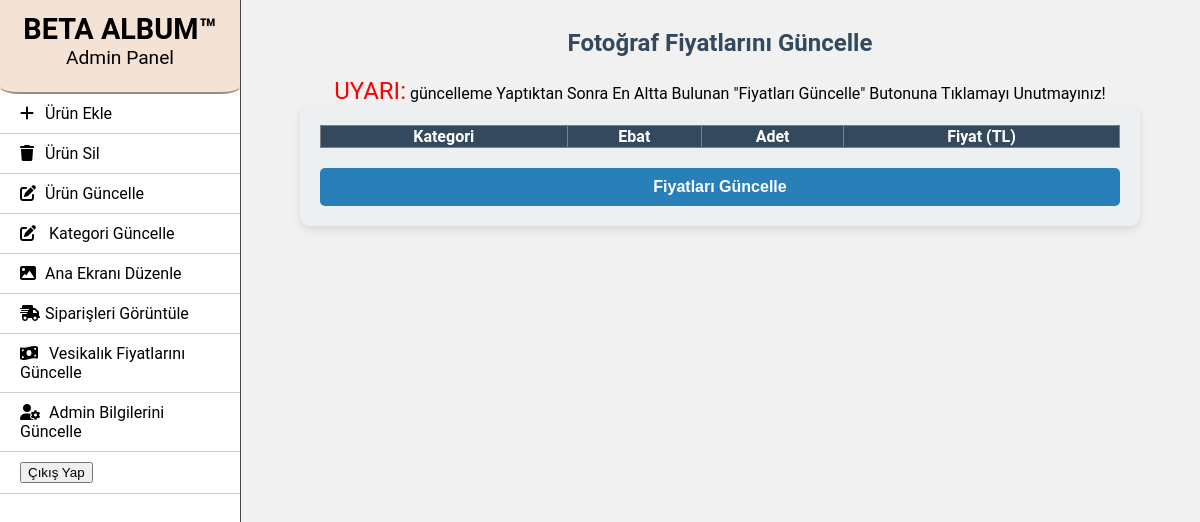
Page /Beta_Album/admin_panel/update_photo_prices.php (signed in) on the earlier database version.
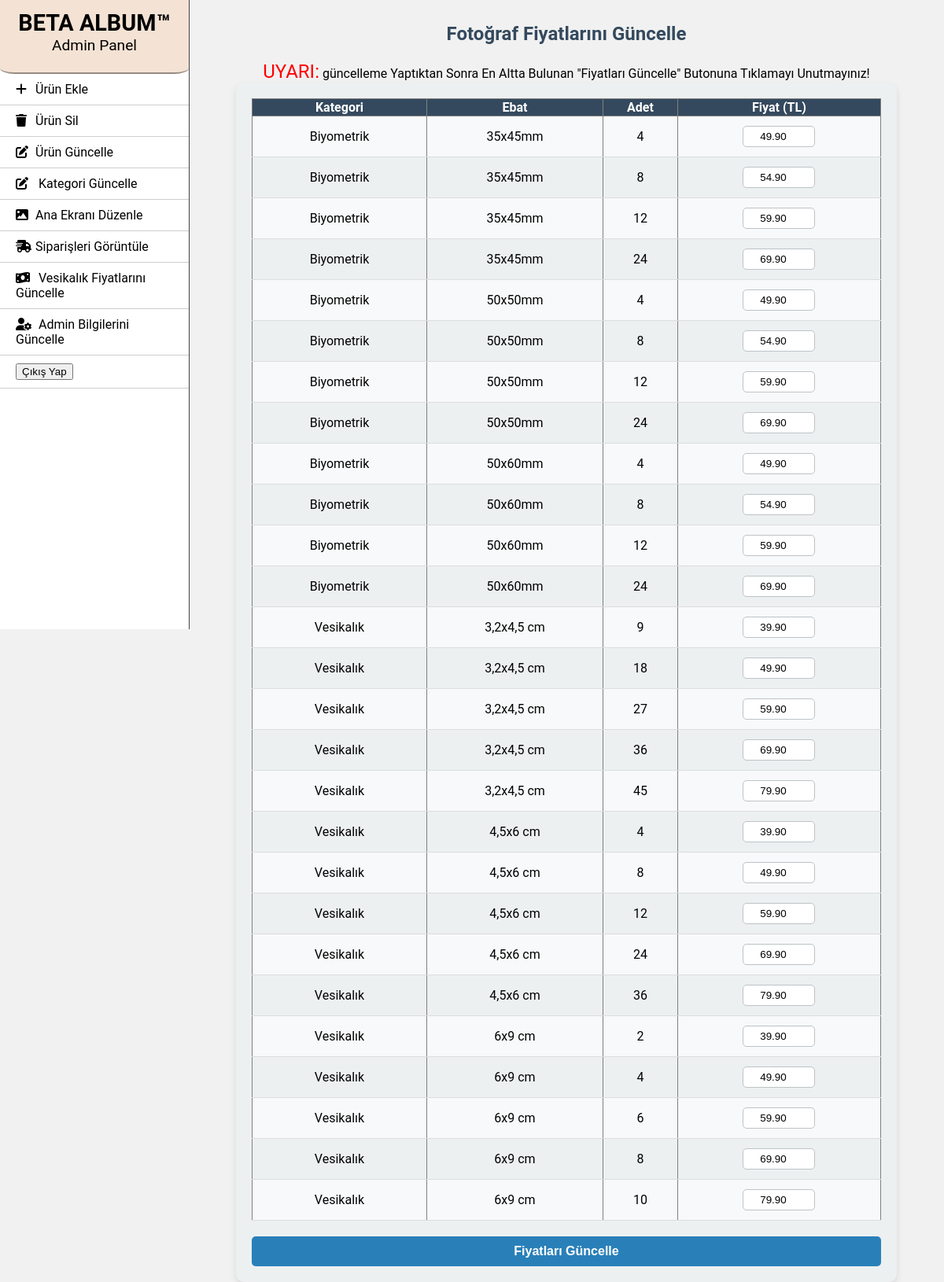
Same page on the later database version.
### tables this page shows
CREATE TABLE `fotograf_fiyatlari` (
  `id` int(11) NOT NULL,
  `kategori` enum('Biyometrik','Vesikalık') NOT NULL,
  `ebat` varchar(50) NOT NULL,
  `adet` int(11) NOT NULL,
  `fiyat` decimal(10,2) NOT NULL
);

### Beta_Album/admin_panel/update_photo_prices.php (the view, shortened to what this page needs)
<?php
include '../includes/config.php';
$query = "SELECT * FROM fotograf_fiyatlari ORDER BY kategori, ebat, adet";
$result = $conn->query($query);
?>
<!DOCTYPE html>
<html lang="tr">
<head>
</head>
<body>
<?php include('admin_panel.php'); ?>
<div class="table-container">
<h2 class="page-title">Fotoğraf Fiyatlarını Güncelle</h2>
<span class="uyari"><span style="color: red; font-size: 150%;">UYARI:</span> güncelleme Yaptıktan Sonra En Altta Bulunan "Fiyatları Güncelle" Butonuna Tıklamayı Unutmayınız!</span>
<form method="post" class="price-update-form">
    <table border="1" class="price-table">
        <tr class="table-header">
            <th class="column-category">Kategori</th>
            <th class="column-size">Ebat</th>
            <th class="column-quantity">Adet</th>
            <th class="column-price">Fiyat (TL)</th>
        </tr>
        <?php while ($row = $result->fetch_assoc()): ?>
            <tr class="table-row">
                <td class="category-cell"><?php echo htmlspecialchars($row['kategori']); ?></td>
                <td class="size-cell"><?php echo htmlspecialchars($row['ebat']); ?></td>
                <td class="quantity-cell"><?php echo htmlspecialchars($row['adet']); ?></td>
                <td class="price-cell">
                    <input type="number" step="0.01" name="prices[<?php echo $row['id']; ?>]"
                           value="<?php echo htmlspecialchars($row['fiyat']); ?>" required class="price-input">
                </td>
            </tr>
        <?php endwhile; ?>
    </table>
    <button type="submit" class="update-button">Fiyatları Güncelle</button>
</form>
</div>
</body>
</html>

Differences in the rows shown:
added fotograf_fiyatlari: kategori "Biyometrik", ebat "35x45mm", adet "4", fiyat "49.90"
added fotograf_fiyatlari: kategori "Biyometrik", ebat "35x45mm", adet "8", fiyat "54.90"
added fotograf_fiyatlari: kategori "Biyometrik", ebat "35x45mm", adet "12", fiyat "59.90"
added fotograf_fiyatlari: kategori "Biyometrik", ebat "35x45mm", adet "24", fiyat "69.90"
added fotograf_fiyatlari: kategori "Biyometrik", ebat "50x50mm", adet "4", fiyat "49.90"
added fotograf_fiyatlari: kategori "Biyometrik", ebat "50x50mm", adet "8", fiyat "54.90"
added fotograf_fiyatlari: kategori "Biyometrik", ebat "50x50mm", adet "12", fiyat "59.90"
added fotograf_fiyatlari: kategori "Biyometrik", ebat "50x50mm", adet "24", fiyat "69.90"
added fotograf_fiyatlari: kategori "Biyometrik", ebat "50x60mm", adet "4", fiyat "49.90"
added fotograf_fiyatlari: kategori "Biyometrik", ebat "50x60mm", adet "8", fiyat "54.90"
added fotograf_fiyatlari: kategori "Biyometrik", ebat "50x60mm", adet "12", fiyat "59.90"
added fotograf_fiyatlari: kategori "Biyometrik", ebat "50x60mm", adet "24", fiyat "69.90"
added fotograf_fiyatlari: kategori "Vesikalık", ebat "3,2x4,5 cm", adet "9", fiyat "39.90"
added fotograf_fiyatlari: kategori "Vesikalık", ebat "3,2x4,5 cm", adet "18", fiyat "49.90"
added fotograf_fiyatlari: kategori "Vesikalık", ebat "3,2x4,5 cm", adet "27", fiyat "59.90"
added fotograf_fiyatlari: kategori "Vesikalık", ebat "3,2x4,5 cm", adet "36", fiyat "69.90"
added fotograf_fiyatlari: kategori "Vesikalık", ebat "3,2x4,5 cm", adet "45", fiyat "79.90"
added fotograf_fiyatlari: kategori "Vesikalık", ebat "4,5x6 cm", adet "4", fiyat "39.90"
added fotograf_fiyatlari: kategori "Vesikalık", ebat "4,5x6 cm", adet "8", fiyat "49.90"
added fotograf_fiyatlari: kategori "Vesikalık", ebat "4,5x6 cm", adet "12", fiyat "59.90"
added fotograf_fiyatlari: kategori "Vesikalık", ebat "4,5x6 cm", adet "24", fiyat "69.90"
added fotograf_fiyatlari: kategori "Vesikalık", ebat "4,5x6 cm", adet "36", fiyat "79.90"
added fotograf_fiyatlari: kategori "Vesikalık", ebat "6x9 cm", adet "2", fiyat "39.90"
added fotograf_fiyatlari: kategori "Vesikalık", ebat "6x9 cm", adet "4", fiyat "49.90"
added fotograf_fiyatlari: kategori "Vesikalık", ebat "6x9 cm", adet "6", fiyat "59.90"
added fotograf_fiyatlari: kategori "Vesikalık", ebat "6x9 cm", adet "8", fiyat "69.90"
added fotograf_fiyatlari: kategori "Vesikalık", ebat "6x9 cm", adet "10", fiyat "79.90"
